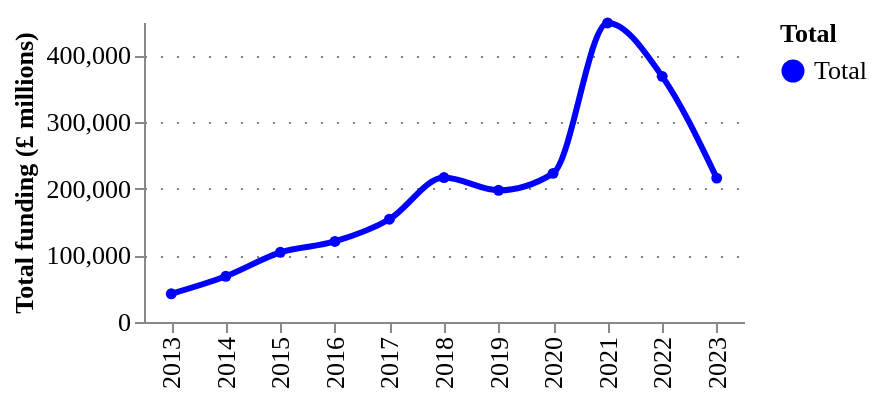

Notebook code for this chart:
### Code cell
fig = pu.ts_smooth(
    baseline_df.assign(Total="Total").assign(amount = lambda df: df.amount/1000),
    ["Total"],
    variable= "amount",
    variable_title = "Total funding (£ millions)",
    category_column = "Total",
    width = 300,
    height = 150,
    legend_orient='right',
)
pu.configure_plots(fig)

### Figure 1 — Vega-Lite specification as saved in the notebook (floating-point values rounded to 4 significant figures)
{"config": {"title": {"font": "Averta", "anchor": "start"}, "subtitle": {"font": "Averta"}, "axis": {"labelFont": "Averta", "titleFont": "Averta", "gridColor": "grey", "gridDash": [1, 7], "labelFontSize": 13, "titleFontSize": 13}, "header": {"labelFont": "Averta", "titleFont": "Averta"}, "legend": {"labelFont": "Averta", "titleFont": "Averta", "labelFontSize": 13, "titleFontSize": 13}, "range": {"category": ["#0000FF", "#FDB633", "#18A48C", "#9A1BBE", "#EB003B", "#FF6E47", "#646363", "#0F294A", "#97D9E3", "#A59BEE", "#F6A4B7", "#D2C9C0", "#FFFFFF", "#000000"], "ordinal": {"scheme": ["#0000FF", "#FDB633", "#18A48C", "#9A1BBE", "#EB003B", "#FF6E47", "#646363", "#0F294A", "#97D9E3", "#A59BEE", "#F6A4B7", "#D2C9C0", "#FFFFFF", "#000000"]}}, "view": {"strokeWidth": 0}}, "data": {"name": "data-9260e806f1f14bdf100f4490725a1592"}, "mark": {"type": "line", "interpolate": "monotone", "point": {"filled": true, "size": 30}, "size": 3, "strokeDash": [0]}, "encoding": {"color": {"field": "Total", "legend": {"orient": "right"}, "type": "nominal"}, "tooltip": [{"field": "year", "title": "Year", "type": "ordinal"}, {"field": "Total", "type": "nominal"}, {"field": "amount", "format": ".3f", "title": "Total funding (£ millions)", "type": "quantitative"}], "x": {"field": "year", "title": "", "type": "ordinal"}, "y": {"field": "amount", "title": "Total funding (£ millions)", "type": "quantitative"}}, "height": 150, "title": {"anchor": "start", "text": "", "fontSize": 14, "subtitle": "", "subtitleFont": "Averta", "subtitleFontSize": 13}, "width": 300, "$schema": "https://vega.github.io/schema/vega-lite/v4.17.0.json", "datasets": {"data-9260e806f1f14bdf100f4490725a1592": [{"year": 2013, "counts": 21249, "amount": 42350.0, "Total": "Total"}, {"year": 2014, "counts": 28412, "amount": 68570.0, "Total": "Total"}, {"year": 2015, "counts": 34201, "amount": 104500.0, "Total": "Total"}, {"year": 2016, "counts": 35601, "amount": 120800.0, "Total": "Total"}, {"year": 2017, "counts": 37020, "amount": 154100.0, "Total": "Total"}, {"year": 2018, "counts": 41433, "amount": 216600.0, "Total": "Total"}, {"year": 2019, "counts": 41130, "amount": 197500.0, "Total": "Total"}, {"year": 2020, "counts": 41158, "amount": 222900.0, "Total": "Total"}, {"year": 2021, "counts": 51862, "amount": 448600.0, "Total": "Total"}, {"year": 2022, "counts": 46549, "amount": 368400.0, "Total": "Total"}, {"year": 2023, "counts": 35655, "amount": 215800.0, "Total": "Total"}]}}
